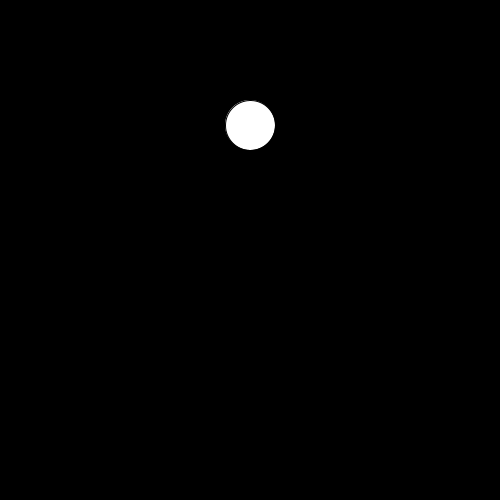
Frame 1 (no input)
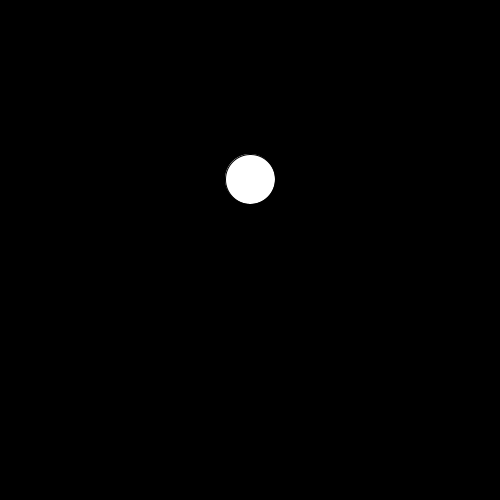
Frame 60 (the mouse pressed at the canvas centre just before this capture)
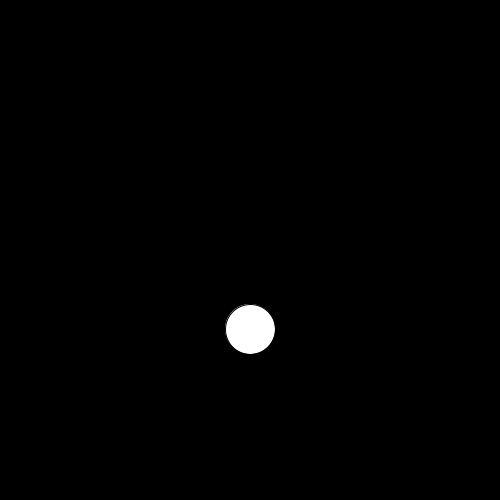
Frame 120 (the mouse held since frame 60 and released just before this capture)

The Processing sketch that drew these frames (run headless with seeded random() and noise(); from frame 60 on, the mouse is pressed at the canvas centre):

// Processing sketch: Gravity_ball
// ── Gravity_ball.pde
float x, y, velX, velY, gravity;
int sz=50;
void setup(){
  size (500,500);
  x=width/2;
  y=height*.25;
  velX=0;
  velY=0;
  gravity =1;
}
void draw(){
  background(0);
  ellipse (x,y,sz,sz);
  velY+=gravity;
  x+=velX;
  y+=velY;
  if (y+sz/2>height){
    velY=-abs (velY);
  }
}
